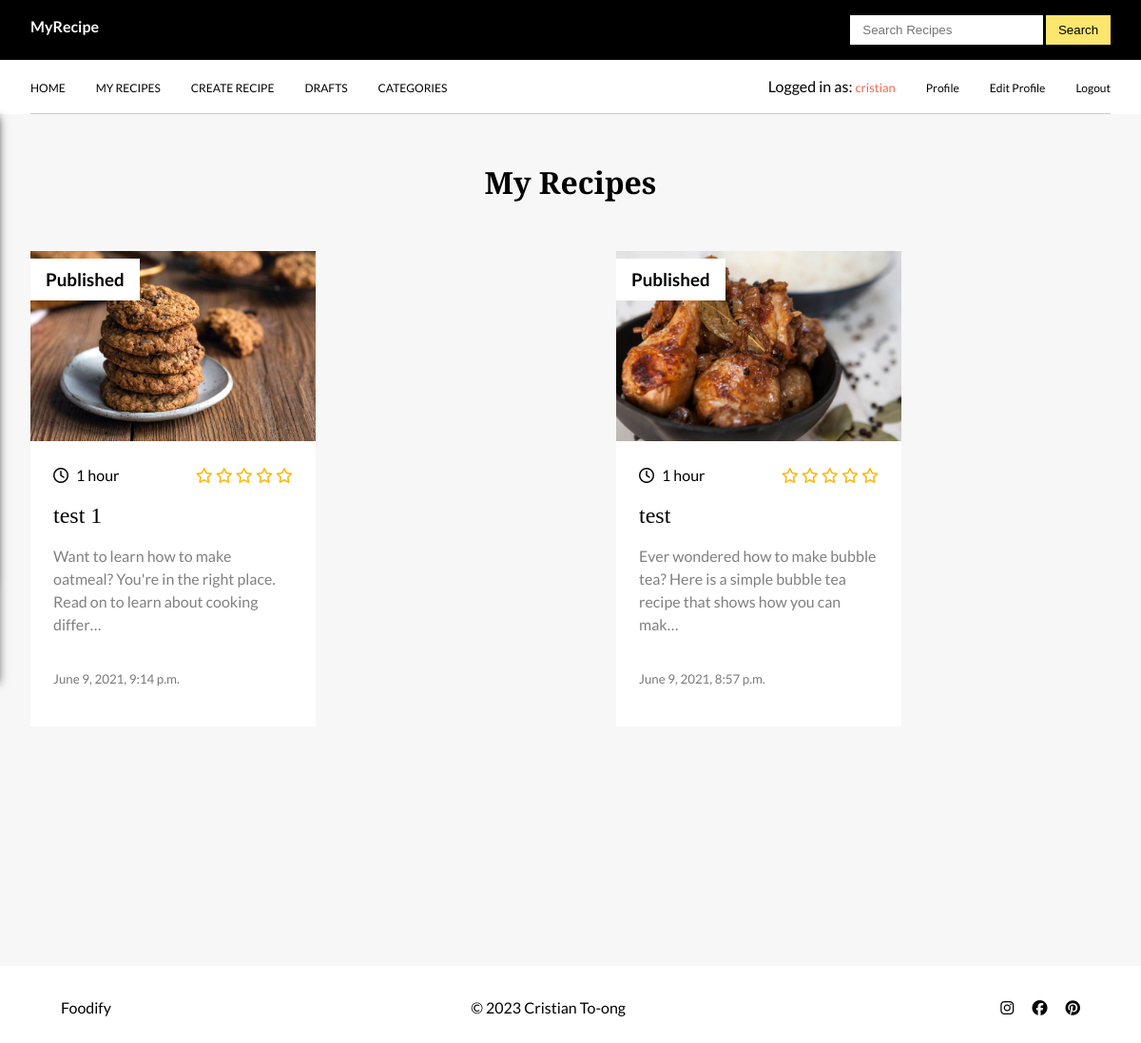
Screenshot of /blog/myrecipes/ (signed in) with the database file from the repository.
### blog/models.py (models this page shows, shortened)
class Post(models.Model):
    title = models.CharField(max_length=200, null=True, blank=True)
    slug = models.SlugField(max_length=200, unique=True, blank=True)
    photo = models.ImageField(default='noimage.jpg', upload_to='posts/', null=True, blank=True)
    cooking_time = models.CharField(max_length=50, blank=True)
    author = models.ForeignKey(Profile, on_delete=models.CASCADE, related_name='posts')
    description = models.CharField(max_length=500, null=True, blank=True)
    content = RichTextField(blank=True, null=True)
    category = models.ForeignKey(Category, on_delete=models.PROTECT)
    liked = models.ManyToManyField(Profile, blank=True, related_name='likes')
    status = models.CharField(max_length=10, choices=OPTIONS, default='draft')
    updated = models.DateTimeField(auto_now=True)
    created = models.DateTimeField(auto_now_add=True)
    featured = models.BooleanField()
    objects = models.Manager() #default manager
    newmanager = NewManager() #custom manager
    class Meta:
      ordering = ('-created',)
    def average_review(self):
      reviews = Review.objects.filter(recipe=self).aggregate(average=Avg('rate'))
      avg = 0
      if reviews['average'] is not None:
        avg = float(reviews['average'])
      return avg

### blog/views.py (the view)
# urls.py: path('myrecipes/', my_recipes_view, name='myrecipes-view'),
@login_required(login_url="/")
def my_recipes_view(request):
  profile = Profile.objects.get(user=request.user)
  myrecipes = Post.objects.filter(author=profile)
  published_recipe = Post.objects.filter(Q(status='published') & Q(author=profile))
  context = {
    'myrecipes': myrecipes,
    'published_recipe': published_recipe,
    }
  return render(request, 'blog/my_recipes.html', context)

### blog/context_processors.py (called while the page is built)
def category_list(request):
  category_list = Category.objects.all()
  return {'category_list': category_list}

### blog/models.py (called while the page is built)
  def get_url(self):
    return reverse('blog:category-view', args=[self.name] )

### blog/templates/blog/my_recipes.html (shortened to what this page needs)
{% extends 'base.html' %}
{% load static %}
{% block content %}
    <section id="recipes-section">
      <div class="container">
        <section id="recipes">
          <h1>My Recipes</h1>
          <div class="recipe-cards">
       {% if myrecipes %}
       {% for recipe in myrecipes %}
        <div class="recipe-card">
          {% if recipe.status == 'published' %}
            <div class="status">
              <h3>Published</h3>
            </div>
          {% else %}
          <div class="status">
            <h3>Draft</h3>
          </div>
          {% endif %}
          <div class="recipe-img">
            <img src="{{ recipe.photo.url }}" alt="">
          </div>
          <div class="description">
            <div class="time">
              <div class="clock">
                <i class="far fa-clock clock"></i>{{ recipe.cooking_time }}
              </div>
              {% if recipe.average_review %}
                <div class="rating-star">
                  <span>
                    <i class="fa fa-star{% if recipe.average_review < 0.5 %}-o{% elif recipe.average_review >= 0.5 and recipe.average_review < 1 %}-half-alt {% endif %}"></i>
                    <i class="fa fa-star{% if recipe.average_review < 1.5 %}-o{% elif recipe.average_review >= 1.5 and recipe.average_review < 2 %}-half-alt {% endif %}"></i>
                    <i class="fa fa-star{% if recipe.average_review < 2.5 %}-o{% elif recipe.average_review >= 2.5 and recipe.average_review < 3 %}-half-alt {% endif %}"></i>
                    <i class="fa fa-star{% if recipe.average_review < 3.5 %}-o{% elif recipe.average_review >= 3.5 and recipe.average_review < 4 %}-half-alt {% endif %}"></i>
                    <i class="fa fa-star{% if recipe.average_review < 4.5 %}-o{% elif recipe.average_review >= 4.5 and recipe.average_review < 5 %}-half-alt {% endif %}"></i>
                  </span>
                </div>
                {% else %}
                <div class="rating-star">
                  <span>
                    <i class="fa fa-star-o"></i>
                    <i class="fa fa-star-o"></i>
                    <i class="fa fa-star-o"></i>
                    <i class="fa fa-star-o"></i>
                    <i class="fa fa-star-o"></i>
                  </span>
                </div>
                {% endif %}
            </div>
            <a href="{% url 'blog:recipe-detail' recipe.slug %}"><h2>{{ recipe.title }}</h2></a>
          <p>{{ recipe.description | truncatechars:100  }}</p>
          <small style="color: #7A7A7E;">{{ recipe.created }}</small>
          </div>
        </div>
        {% endfor %}
       {% endif %}
          </div>
        </section>
      </div>
    </section>
{% endblock content %}

### templates/includes/navbar.html (shortened to what this page needs)
{% load static %}
  <header>
    <div class="nav-full-width">
      <div class="container">
        <div id="nav1">
          <div class="logo">
            <a href="{% url 'blog:main-view' %}" style="color: #fff;">MyRecipe</a>
          </div>
          <div class="right search-nav">
            <form action="{% url 'blog:search-recipes' %}" method="POST">
              <input type="text" placeholder="Search Recipes" name="searched">
              <button type="submit" class="search-btn">Search</button>
            </form>
          </div>
        </div>
      </div>
    </div>
  <div class="nav-full-width-2">
    <div class="container">
      <div id="nav">
        <ul class="main-nav">
          {% if user.is_authenticated %}
            <li><a href="{% url 'blog:main-view' %}">Home</a></li>
            <li><a href="{% url 'blog:myrecipes-view' %}">My Recipes</a></li>
            <li><a href="{% url 'blog:create-recipe' %}">Create Recipe</a></li>
            <li><a href="{% url 'blog:draft-view' %}">Drafts</a></li>
            <li class="categories-btn1"><a href="#">Categories</a></li>
          {% else %}
            <li><a href="{% url 'accounts:login-view' %}">Home</a></li>
            <li><a class="categories-btn1" href="#">Categories</a></li>
          {% endif %}
        </ul>
        <ul class="socials">
          {% if user.is_authenticated %}
            <li>Logged in as: <a href="#" style="color: tomato; font-size: 13px;">{{ request.user.username }}</a></li>
            <li><a href="{% url 'accounts:profile-detail-view' request.user.profile.slug %}">Profile</a></li>
            <li><a href="{% url 'accounts:edit-profile' %}">Edit Profile</a></li>
            <li><a href="{% url 'accounts:logout-view' %}">Logout</a></li>
          {% endif %}
        </ul>
      </div>
    </div>
  </div>
</header>

### static_project/css/styles1.css (style rules this page uses)
* { margin: 0; padding: 0; box-sizing: border-box; }
html { background: #fff; }
body { font-family: 'Montserrat', sans-serif; font-family: 'Lato', sans-serif; line-height: 1.5; position: relative; background: #f7f7f7; background: #fff; }
.rating-star i { color:#ffb503!important; }
a { color: black; text-decoration: none; }
h1 { font-family: 'Playfair Display', serif; margin-bottom: 1rem; font-weight: 600; }
header { position: sticky; top: 0; z-index: 999; position: relative; }
.search-btn { cursor: pointer; }
.nav-full-width { background: black; }
.nav-full-width-2 { background: #fff; }
.container { max-width: 1400px; margin: 0 auto; padding: 0 2rem; }
#nav1 { display: flex; justify-content: space-between; padding: 1rem 0; color: white; font-weight: 600; }
#nav1 .right { display: flex; }
#nav1 .right input { padding: .5rem .8rem; border: none; outline: none; }
#nav1 .right button { padding: .5rem .8rem; border: none; background: #FCE66E; }
#nav { display: flex; justify-content: space-between; padding: 1rem 0; border-bottom: 1px solid #ccc; background: #fff; }
#nav .main-nav { display: flex; }
#nav .main-nav li { list-style: none; margin-right: 2rem; }
#nav .main-nav li a { text-decoration: none; text-transform: uppercase; font-size: 12px; }
#nav .socials { display: flex; }
#nav .socials li { list-style: none; margin-left: 2rem; }
#nav .socials li a { text-decoration: none; font-size: 12px; }
#recipes-section { background: #f7f7f7; padding: 3rem 0; }
#recipes { min-height: 100vh; }
#recipes h1 { text-align: center; margin-bottom: 3rem; font-size: 2rem; }
#recipes .recipe-cards { display: grid; align-items: center; grid-template-columns: repeat(auto-fit, minmax(260px, 1fr)); grid-gap: 6rem; }
#recipes .recipe-cards .recipe-card { width: 300px; padding-bottom: 1rem; margin-right: 1rem; background: #fff; position: relative; max-height: 500px; min-height: 500px; }
#recipes .recipe-cards .recipe-card .status { position: absolute; top: 8px; left: 0px; background: #fff; padding: .5rem 1rem; }
#recipes .recipe-cards .recipe-card .recipe-img { width: 100%; height: 200px; }
#recipes .recipe-cards .recipe-card .recipe-img img { width: 100%; height: 100%; object-fit: cover; }
#recipes .recipe-cards .recipe-card .description { padding: 1.5rem; }
#recipes .recipe-cards .recipe-card .description .time { display: flex; justify-content: space-between; margin-bottom: 1rem; }
#recipes .recipe-cards .recipe-card .description .time .clock i.clock { margin-right: 0.5rem; }
#recipes .recipe-cards .recipe-card h2 { font-family: 'Playfair Display', serif; margin-bottom: 1rem; font-weight: 500; line-height: 1.2; }
#recipes .recipe-cards .recipe-card p { margin-bottom: 2rem; color: gray; }

### rows the page displays
Post: status "Published", photo (picture), cooking_time "1 hour", title "test 1", description "Want to learn how to make oatmeal? You're in the right place. Read on to learn about cooking differ…", created "June 9, 2021, 9:14 p.m."
Post: status "Published", photo (picture), cooking_time "1 hour", title "test", description "Ever wondered how to make bubble tea? Here is a simple bubble tea recipe that shows how you can mak…", created "June 9, 2021, 8:57 p.m."

### other values shown
{{ request.user.username }} "cristian"
